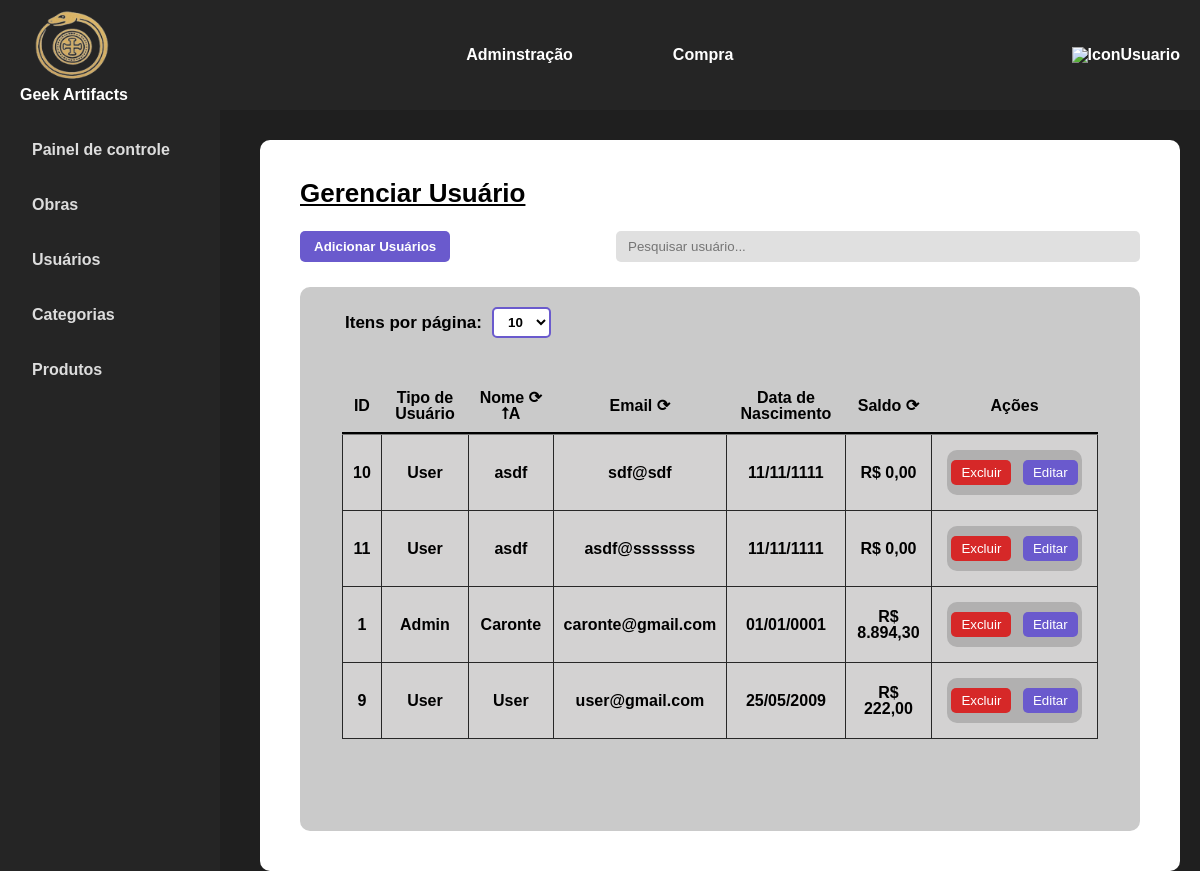
Screenshot of /gerenciar/usuario/listar.php?ordem=nome_usuario&direcao=ASC&usuarios=10 (signed in) with the database file from the repository.
### tables this page shows
CREATE TABLE tbUsuario (

	id_usuario INT AUTO_INCREMENT,
    nome_usuario VARCHAR(50) NOT NULL,
    data_nascimento_usuario DATE NOT NULL,
    email_usuario VARCHAR(200) NOT NULL,
    senha_usuario VARCHAR(100) NOT NULL,
    tipo_usuario VARCHAR(15) NOT NULL DEFAULT 'User',
    imagem_usuario varchar(255) NOT NULL DEFAULT 'icon_user_branco.svg',
    saldo_usuario double not null default 0,
    
    CONSTRAINT pk_tbUsuario PRIMARY KEY (id_usuario),
    constraint un_EmailUsuario_tbUsuario unique (email_usuario),
    constraint ch_TipoUsuario_tbUsuario check (tipo_usuario in ('User', 'Admin'))
);

### src/repositorio/UsuarioRepositorio.php (called while the page is built, shortened)
<?php
require_once __DIR__.'/../modelo/Usuario.php';
class UsuarioRepositorio {
    private PDO $pdo;
    public function __construct($pdo) {
        $this->pdo = $pdo;
    }
    public function makeObject(array $atributos) : Usuario {
        $id = $atributos['id_usuario'] ?? null;
        $dataNascimento = $atributos['data_nascimento_usuario'] ?? null;
        $timezone = new DateTimeZone('UTC');
        $usuario = new Usuario(
            isset($id) ? (int) $id : null,
            $atributos['tipo_usuario'] ?? 'User',
            $atributos['nome_usuario'],
            isset($dataNascimento) ? new DateTime($dataNascimento, $timezone) : new DateTime('0000-00-00', $timezone),
            $atributos['email_usuario'],
            $atributos['senha_usuario'],
            $atributos['saldo_usuario'],
            $atributos['imagem_usuario']
        );
        return $usuario;
    }
    public function listarPaginado(int $limite, int $offset, ?string $ordem = null, ?string $direcao = 'ASC'): array {
        $colunasPermitidas = ['nome_usuario'];
        $sql = 'SELECT tbUsuario.* FROM tbUsuario';
        if ($ordem !== null && in_array(strtolower($ordem), array_map('strtolower', $colunasPermitidas))) {
            $direcao = strtoupper($direcao) === 'DESC' ? 'DESC' : 'ASC';
            $sql .= " ORDER BY {$ordem} {$direcao}";
        }
        $sql .= " LIMIT ? OFFSET ?";
        $stmt = $this->pdo->prepare($sql);
        $stmt->bindValue(1, $limite, PDO::PARAM_INT);
        $stmt->bindValue(2, $offset, PDO::PARAM_INT);
        $stmt->execute();
        $resultadoConsulta = $stmt->fetchAll(PDO::FETCH_ASSOC);
        $arrayCategorias = array_map(fn($linhaConsulta) => $this->makeObject($linhaConsulta), $resultadoConsulta);
        return $arrayCategorias;
    }
}

### src/modelo/Usuario.php (called while the page is built, shortened)
<?php
class Usuario
{
    private ?int $id;
    private string $tipo;
    private string $nome;
    private DateTime $dataNascimento;
    private string $email;
    private ?float $saldo;
    public function __construct( ?int $id, ?string $tipo, string $nome, DateTime $dataNascimento, string $email, string $senha, ?float $saldo, ?string $imagem = null) {
        $this->id = $id;
        $this->tipo = $tipo ?? 'User';
        $this->nome = $nome;
        $this->dataNascimento = $dataNascimento;
        $this->email = $email;
        $this->saldo = $saldo;
    }
    public function getId(): ?int
    {
        return $this->id;
    }
    public function getTipo(): ?string
    {
        return $this->tipo;
    }
    public function getNome(): string
    {
        return $this->nome;
    }
    public function getEmail(): string
    {
        return $this->email;
    }
    public function getDataNascimento(): DateTime
    {
        return $this->dataNascimento;
    }
    public function getSaldo(): float
    {
        return $this->saldo;
    }
}

### gerenciar/usuario/listar.php (the view, shortened to what this page needs)
<?php
    require DIR_PROJETOWEB . 'src/repositorio/ObraRepositorio.php';
    require DIR_PROJETOWEB . 'src/repositorio/UsuarioRepositorio.php';
    $usuarioRepositorio = new UsuarioRepositorio($pdo);
    $itens_por_pagina = $_GET['itens'] ?? 10;
    $pagina_atual = $_GET['pagina'] ?? 1;
    $offset = ($pagina_atual - 1) * $itens_por_pagina;
    $ordem = $_GET['ordem'] ?? null;
    $direcao = $_GET['direcao'] ?? 'ASC';
    $usuarios = $usuarioRepositorio->listarPaginado($itens_por_pagina, $offset, $ordem, $direcao);
?>
<!DOCTYPE html>
<html lang="pt-br">
<head>
    <link rel="stylesheet" href="/projeto_web1/css/reset.css">
    <link rel="stylesheet" href="/projeto_web1/css/dashboard.css">
    <link rel="stylesheet" href="/projeto_web1/css/listar.css">
</head>
<body>
    <?php include_once DIR_PROJETOWEB . '/reutilizar/header.php' ?>
    <?php include DIR_PROJETOWEB . '/reutilizar/asidemenu.php'?>
    <div class="container-listar">
        <h1>Gerenciar Usuário</h1>
        <div class="container-topo">
            <a href="form.php"><button class="botao-adicionar">Adicionar Usuários</button></a>
            <div class="barra-pesquisar">
                <input type="text" placeholder="Pesquisar usuário...">
            </div>
        </div>
        <section class="container-tabela">
            <div class="numero-paginacao">
                <form method="GET">
                    <label>Itens por página:</label>
                    <select name="itens" onchange="this.form.submit()">
                        <option value="10" <?= $itens_por_pagina == 10 ? 'selected' : '' ?>>10</option>
                    </select>
                </form>
            </div>
            <table>
                <thead>
                    <tr>
                        <th>ID</th>
                        <th>Tipo de Usuário</th>
                        <th>
                            <div class="nomeColuna">
                                <a href="?ordem=nome_usuario&direcao=<?= $ordem == 'nome_usuario' && $direcao == 'ASC' ? 'DESC' : 'ASC' ?>&usuarios=<?= $itens_por_pagina ?>">
                                Nome ⟳
                                <?php if($ordem == 'nome_usuario'): ?>
                                    <?= $direcao == 'ASC' ? '⭡A' : '⭣Z' ?>
                                <?php endif; ?>
                                </a>
                            </div>
                        </th>
                        <th>
                            <div class="nomeColuna">
                                <a href="?ordem=email_usuario&direcao=<?= $ordem == 'email_usuario' && $direcao == 'ASC' ? 'DESC' : 'ASC' ?>&itens=<?= $itens_por_pagina ?>">
                                Email ⟳
                                </a>
                            </div>
                        </th>
                        <th>Data de Nascimento</th>
                        <th>
                            <div class="nomeColuna">
                                <a href="?ordem=email_usuario&direcao=<?= $ordem == 'email_usuario' && $direcao == 'ASC' ? 'DESC' : 'ASC' ?>&itens=<?= $itens_por_pagina ?>">
                                Saldo ⟳
                                </a>
                            </div>
                        </th>
                        <th>Ações</th>
                    </tr>
                </thead>
                <tbody>
                    <?php foreach ($usuarios as $usuario): ?>
                        <tr>
                            <td><?= htmlspecialchars($usuario->getId()) ?></td>
                            <td><?= htmlspecialchars($usuario->getTipo()) ?></td>
                            <td><?= htmlspecialchars($usuario->getNome()) ?></td>
                            <td><?= htmlspecialchars($usuario->getEmail()) ?></td>
                            <td><?= htmlspecialchars($usuario->getDataNascimento()->format('d/m/Y')) ?></td>
                            <td>R$ <?= number_format($usuario->getSaldo(), 2, ',', '.') ?></td>
                            <td>
                                <div class="td-acoes">
                                    <form action="excluir.php" method="post">
                                        <input type="submit" class="botao-excluir" value="Excluir">
                                    </form>
                                    <form action="form.php" method="post">
                                        <input type="submit" class="botao-editar" value="Editar">
                                    </form>
                                </div>
                            </td>
                        </tr>
                    <?php endforeach; ?>
                </tbody>
            </table>
            <div class="container-paginacao">
            </div>
        </section>
    </div>
</body>
</html>

### css/dashboard.css (style rules this page uses)
body { font-family: Arial, sans-serif; background-color: #1f1f1f; margin: 0; padding: 0; color: white; }

### css/listar.css (style rules this page uses)
.container-listar { background-color: #fff; box-sizing: border-box; margin-top: 140px; margin-left: 260px; margin-right: 40px; border-radius: 10px; padding: 40px; font-family: Arial, sans-serif; font-weight: bold; min-height: calc(100vh - 140px); width: calc(100% - 280px); }
.container-listar h1 { color: #000; font-size: 26px; font-weight: bold; margin-bottom: 25px; text-decoration: underline; }
.container-listar .container-topo { display: flex; flex-direction: row; justify-content: space-between; width: 100%; margin: 25px 0; }
.barra-pesquisar input { background-color: #e0e0e0; border: none; outline: none; border-radius: 5px; padding: 8px 12px; width: 500px; }
.botao-adicionar { background-color: #6a5acd; color: white; font-weight: bold; border: none; border-radius: 5px; padding: 8px 14px; cursor: pointer; }
.container-tabela { background-color: #cacaca; border-radius: 10px; color: #000; overflow: hidden; }
.container-tabela table { width: 90%; margin: 5% 0; justify-self: center; }
thead tr { border-bottom: 3px groove #272727; }
thead th { text-align: center; }
tbody td { border: 1px groove #272727; background-color: #d3d2d2; }
th, td { padding: 10px; text-align: center; vertical-align: middle; }
.td-acoes { display: flex; flex-direction: row; gap: 10%; margin: 5px; border-radius: 10px; padding: 10px; background-color: #b1b0b0; justify-content: center; }
.botao-editar { background-color: #6a5acd; color: white; border: none; padding: 5px 10px; border-radius: 5px; cursor: pointer; }
.botao-excluir { background-color: #d62828; color: white; border: none; padding: 5px 10px; border-radius: 5px; cursor: pointer; }
.numero-paginacao { margin-left: 45px; margin-top: 20px; font-size: 17px; }
.numero-paginacao { margin-left: 45px; margin-top: 20px; margin-bottom: 15px; font-size: 17px; }
.numero-paginacao form { display: flex; gap: 10px; align-items: center; }
.numero-paginacao label { font-weight: bold; color: #000; }
.numero-paginacao select { padding: 5px 10px; border: 2px solid #6a5acd; border-radius: 5px; background-color: #fff; cursor: pointer; font-weight: bold; }
.container-paginacao { display: flex; flex-direction: column; justify-content: center; align-items: center; margin-top: 20px; margin-bottom: 20px; padding: 15px; }
.nomeColuna a { text-decoration: none; color: black; }
thead th a { text-decoration: none; color: black; }

### rows the page displays
tbusuario: id_usuario "10", tipo_usuario "User", nome_usuario "asdf", email_usuario "sdf@sdf", format "11/11/1111", saldo_usuario "0,00"
tbusuario: id_usuario "11", tipo_usuario "User", nome_usuario "asdf", email_usuario "asdf@sssssss", format "11/11/1111", saldo_usuario "0,00"
tbusuario: id_usuario "1", tipo_usuario "Admin", nome_usuario "Caronte", email_usuario "caronte@gmail.com", format "01/01/0001", saldo_usuario "8.894,30"
tbusuario: id_usuario "9", tipo_usuario "User", nome_usuario "User", email_usuario "user@gmail.com", format "25/05/2009", saldo_usuario "222,00"
